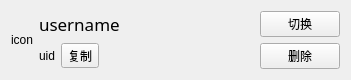
<?xml version="1.0" encoding="UTF-8"?>
<ui version="4.0">
 <class>Form</class>
 <widget class="QWidget" name="Form">
  <property name="geometry">
   <rect>
    <x>0</x>
    <y>0</y>
    <width>351</width>
    <height>72</height>
   </rect>
  </property>
  <property name="windowTitle">
   <string>Form</string>
  </property>
  <property name="styleSheet">
   <string notr="true">QWidget{font-family: &quot;微软雅黑&quot;;}
</string>
  </property>
  <layout class="QGridLayout" name="gridLayout" columnstretch="0,1,0,0">
   <item row="1" column="3">
    <widget class="QPushButton" name="pushButton_2">
     <property name="text">
      <string>删除</string>
     </property>
    </widget>
   </item>
   <item row="0" column="1">
    <widget class="QLabel" name="label_2">
     <property name="font">
      <font>
       <family>微软雅黑</family>
       <pointsize>13</pointsize>
      </font>
     </property>
     <property name="text">
      <string>username</string>
     </property>
    </widget>
   </item>
   <item row="0" column="0" rowspan="2">
    <widget class="QLabel" name="label">
     <property name="text">
      <string>icon</string>
     </property>
     <property name="alignment">
      <set>Qt::AlignCenter</set>
     </property>
    </widget>
   </item>
   <item row="0" column="3">
    <widget class="QPushButton" name="pushButton">
     <property name="text">
      <string>切换</string>
     </property>
    </widget>
   </item>
   <item row="1" column="1">
    <layout class="QHBoxLayout" name="horizontalLayout">
     <item>
      <widget class="QLabel" name="label_3">
       <property name="text">
        <string>uid</string>
       </property>
      </widget>
     </item>
     <item>
      <widget class="QToolButton" name="toolButton">
       <property name="text">
        <string>复制</string>
       </property>
      </widget>
     </item>
     <item>
      <spacer name="horizontalSpacer">
       <property name="orientation">
        <enum>Qt::Horizontal</enum>
       </property>
       <property name="sizeHint" stdset="0">
        <size>
         <width>40</width>
         <height>20</height>
        </size>
       </property>
      </spacer>
     </item>
    </layout>
   </item>
  </layout>
 </widget>
 <resources/>
 <connections/>
</ui>
